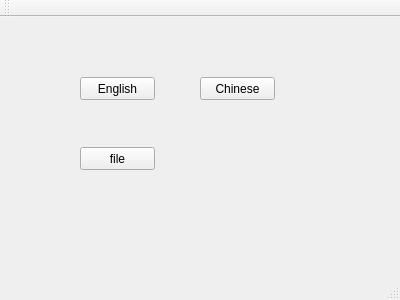
<?xml version="1.0" encoding="UTF-8"?>
<ui version="4.0">
 <class>MainWindow</class>
 <widget class="QMainWindow" name="MainWindow">
  <property name="geometry">
   <rect>
    <x>0</x>
    <y>0</y>
    <width>400</width>
    <height>300</height>
   </rect>
  </property>
  <property name="windowTitle">
   <string>MainWindow</string>
  </property>
  <widget class="QWidget" name="centralWidget">
   <widget class="QPushButton" name="pushButton_E">
    <property name="geometry">
     <rect>
      <x>80</x>
      <y>60</y>
      <width>75</width>
      <height>23</height>
     </rect>
    </property>
    <property name="text">
     <string>English</string>
    </property>
   </widget>
   <widget class="QPushButton" name="pushButton_C">
    <property name="geometry">
     <rect>
      <x>200</x>
      <y>60</y>
      <width>75</width>
      <height>23</height>
     </rect>
    </property>
    <property name="text">
     <string>Chinese</string>
    </property>
   </widget>
   <widget class="QPushButton" name="pushButton">
    <property name="geometry">
     <rect>
      <x>80</x>
      <y>130</y>
      <width>75</width>
      <height>23</height>
     </rect>
    </property>
    <property name="text">
     <string>file</string>
    </property>
   </widget>
  </widget>
  <widget class="QMenuBar" name="menuBar">
   <property name="geometry">
    <rect>
     <x>0</x>
     <y>0</y>
     <width>400</width>
     <height>20</height>
    </rect>
   </property>
  </widget>
  <widget class="QToolBar" name="mainToolBar">
   <attribute name="toolBarArea">
    <enum>TopToolBarArea</enum>
   </attribute>
   <attribute name="toolBarBreak">
    <bool>false</bool>
   </attribute>
  </widget>
  <widget class="QStatusBar" name="statusBar"/>
 </widget>
 <layoutdefault spacing="6" margin="11"/>
 <resources/>
 <connections/>
</ui>
